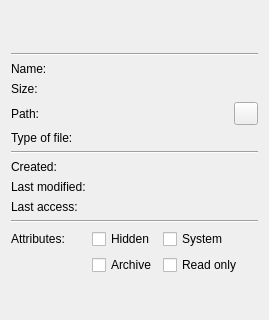
<?xml version="1.0" encoding="UTF-8"?>
<ui version="4.0">
 <class>PropertiesFormGeneral</class>
 <widget class="QWidget" name="PropertiesFormGeneral">
  <property name="geometry">
   <rect>
    <x>0</x>
    <y>0</y>
    <width>269</width>
    <height>320</height>
   </rect>
  </property>
  <property name="windowTitle">
   <string>General</string>
  </property>
  <layout class="QGridLayout" name="gridLayout">
   <item row="0" column="0">
    <widget class="QLabel" name="label_icon">
     <property name="minimumSize">
      <size>
       <width>36</width>
       <height>36</height>
      </size>
     </property>
     <property name="maximumSize">
      <size>
       <width>36</width>
       <height>36</height>
      </size>
     </property>
     <property name="frameShape">
      <enum>QFrame::NoFrame</enum>
     </property>
     <property name="frameShadow">
      <enum>QFrame::Plain</enum>
     </property>
     <property name="text">
      <string/>
     </property>
    </widget>
   </item>
   <item row="0" column="1" colspan="3">
    <widget class="QLabel" name="label_display">
     <property name="frameShape">
      <enum>QFrame::NoFrame</enum>
     </property>
     <property name="text">
      <string/>
     </property>
     <property name="alignment">
      <set>Qt::AlignLeading|Qt::AlignLeft|Qt::AlignTop</set>
     </property>
     <property name="wordWrap">
      <bool>true</bool>
     </property>
    </widget>
   </item>
   <item row="1" column="0" colspan="4">
    <widget class="Line" name="line">
     <property name="orientation">
      <enum>Qt::Horizontal</enum>
     </property>
    </widget>
   </item>
   <item row="2" column="0">
    <widget class="QLabel" name="label_name_text">
     <property name="text">
      <string>Name:</string>
     </property>
    </widget>
   </item>
   <item row="2" column="1" colspan="3">
    <widget class="QLabel" name="label_name">
     <property name="frameShape">
      <enum>QFrame::NoFrame</enum>
     </property>
     <property name="text">
      <string/>
     </property>
    </widget>
   </item>
   <item row="3" column="0">
    <widget class="QLabel" name="label_size_text">
     <property name="text">
      <string>Size:</string>
     </property>
    </widget>
   </item>
   <item row="3" column="1" colspan="3">
    <widget class="QLabel" name="label_size">
     <property name="frameShape">
      <enum>QFrame::NoFrame</enum>
     </property>
     <property name="text">
      <string/>
     </property>
    </widget>
   </item>
   <item row="4" column="0">
    <widget class="QLabel" name="label_path_text">
     <property name="text">
      <string>Path:</string>
     </property>
    </widget>
   </item>
   <item row="4" column="1" colspan="2">
    <widget class="QLabel" name="label_path">
     <property name="frameShape">
      <enum>QFrame::NoFrame</enum>
     </property>
     <property name="text">
      <string/>
     </property>
    </widget>
   </item>
   <item row="4" column="3">
    <widget class="QToolButton" name="buttonOpenPath">
     <property name="text">
      <string/>
     </property>
     <property name="icon">
      <iconset>
       <normaloff>:/images/file-open_container_folder.png</normaloff>:/images/file-open_container_folder.png</iconset>
     </property>
    </widget>
   </item>
   <item row="5" column="0">
    <widget class="QLabel" name="label_type_text">
     <property name="text">
      <string>Type of file:</string>
     </property>
    </widget>
   </item>
   <item row="5" column="1" colspan="3">
    <widget class="QLabel" name="label_type">
     <property name="frameShape">
      <enum>QFrame::NoFrame</enum>
     </property>
     <property name="text">
      <string/>
     </property>
    </widget>
   </item>
   <item row="6" column="0" colspan="4">
    <widget class="Line" name="line_2">
     <property name="orientation">
      <enum>Qt::Horizontal</enum>
     </property>
    </widget>
   </item>
   <item row="7" column="0">
    <widget class="QLabel" name="label_time_creation_text">
     <property name="text">
      <string>Created:</string>
     </property>
    </widget>
   </item>
   <item row="7" column="1" colspan="3">
    <widget class="QLabel" name="label_time_creation">
     <property name="frameShape">
      <enum>QFrame::NoFrame</enum>
     </property>
     <property name="text">
      <string/>
     </property>
    </widget>
   </item>
   <item row="8" column="0">
    <widget class="QLabel" name="label_time_modified_text">
     <property name="text">
      <string>Last modified:</string>
     </property>
    </widget>
   </item>
   <item row="8" column="1" colspan="3">
    <widget class="QLabel" name="label_time_modified">
     <property name="frameShape">
      <enum>QFrame::NoFrame</enum>
     </property>
     <property name="text">
      <string/>
     </property>
    </widget>
   </item>
   <item row="9" column="0">
    <widget class="QLabel" name="label_time_lastaccess_text">
     <property name="text">
      <string>Last access:</string>
     </property>
    </widget>
   </item>
   <item row="9" column="1" colspan="3">
    <widget class="QLabel" name="label_time_lastaccess">
     <property name="frameShape">
      <enum>QFrame::NoFrame</enum>
     </property>
     <property name="text">
      <string/>
     </property>
    </widget>
   </item>
   <item row="10" column="0" colspan="4">
    <widget class="Line" name="line_3">
     <property name="orientation">
      <enum>Qt::Horizontal</enum>
     </property>
    </widget>
   </item>
   <item row="11" column="0">
    <widget class="QLabel" name="label_attributes_text">
     <property name="text">
      <string>Attributes:</string>
     </property>
    </widget>
   </item>
   <item row="11" column="1">
    <widget class="QCheckBox" name="checkbox_hidden">
     <property name="enabled">
      <bool>true</bool>
     </property>
     <property name="text">
      <string>Hidden</string>
     </property>
     <property name="checkable">
      <bool>true</bool>
     </property>
     <property name="autoRepeat">
      <bool>false</bool>
     </property>
     <property name="autoExclusive">
      <bool>false</bool>
     </property>
     <property name="tristate">
      <bool>false</bool>
     </property>
    </widget>
   </item>
   <item row="11" column="2" colspan="2">
    <widget class="QCheckBox" name="checkbox_system">
     <property name="enabled">
      <bool>true</bool>
     </property>
     <property name="text">
      <string>System</string>
     </property>
     <property name="checkable">
      <bool>true</bool>
     </property>
     <property name="autoRepeat">
      <bool>false</bool>
     </property>
     <property name="autoExclusive">
      <bool>false</bool>
     </property>
     <property name="tristate">
      <bool>false</bool>
     </property>
    </widget>
   </item>
   <item row="12" column="1">
    <widget class="QCheckBox" name="checkbox_archive">
     <property name="enabled">
      <bool>true</bool>
     </property>
     <property name="text">
      <string>Archive</string>
     </property>
     <property name="checkable">
      <bool>true</bool>
     </property>
     <property name="autoRepeat">
      <bool>false</bool>
     </property>
     <property name="autoExclusive">
      <bool>false</bool>
     </property>
     <property name="tristate">
      <bool>false</bool>
     </property>
    </widget>
   </item>
   <item row="12" column="2" colspan="2">
    <widget class="QCheckBox" name="checkbox_readonly">
     <property name="enabled">
      <bool>true</bool>
     </property>
     <property name="text">
      <string>Read only</string>
     </property>
     <property name="checkable">
      <bool>true</bool>
     </property>
     <property name="autoRepeat">
      <bool>false</bool>
     </property>
     <property name="autoExclusive">
      <bool>false</bool>
     </property>
     <property name="tristate">
      <bool>false</bool>
     </property>
    </widget>
   </item>
   <item row="13" column="0">
    <spacer name="verticalSpacer">
     <property name="orientation">
      <enum>Qt::Vertical</enum>
     </property>
     <property name="sizeHint" stdset="0">
      <size>
       <width>64</width>
       <height>0</height>
      </size>
     </property>
    </spacer>
   </item>
  </layout>
 </widget>
 <resources/>
 <connections>
  <connection>
   <sender>buttonOpenPath</sender>
   <signal>clicked()</signal>
   <receiver>PropertiesFormGeneral</receiver>
   <slot>slotOpenPath()</slot>
   <hints>
    <hint type="sourcelabel">
     <x>206</x>
     <y>108</y>
    </hint>
    <hint type="destinationlabel">
     <x>113</x>
     <y>137</y>
    </hint>
   </hints>
  </connection>
 </connections>
 <slots>
  <slot>slotOpenPath()</slot>
 </slots>
</ui>
